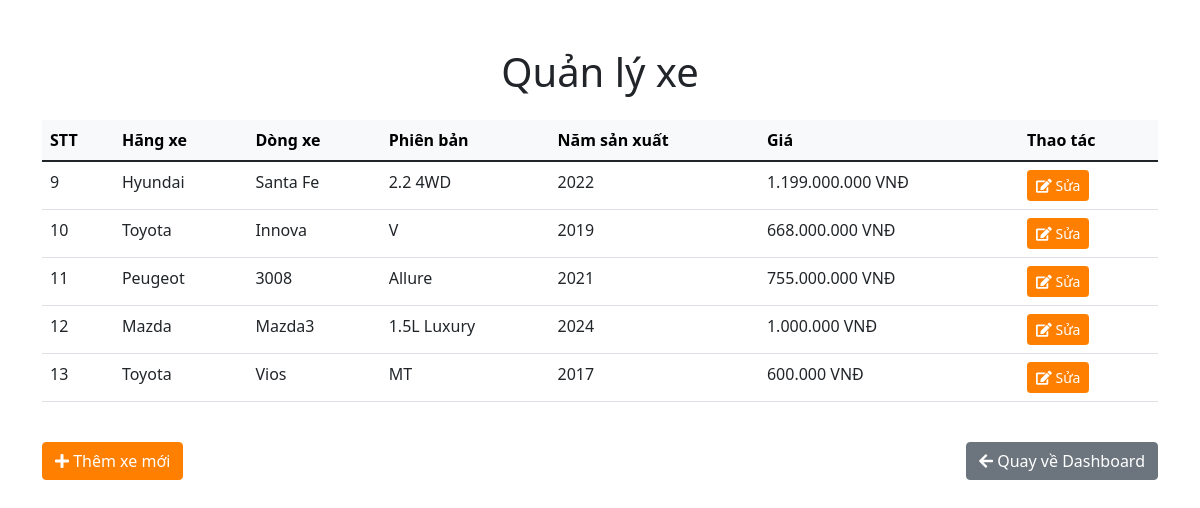
Page /manage_cars.php (signed in) on the earlier database version.
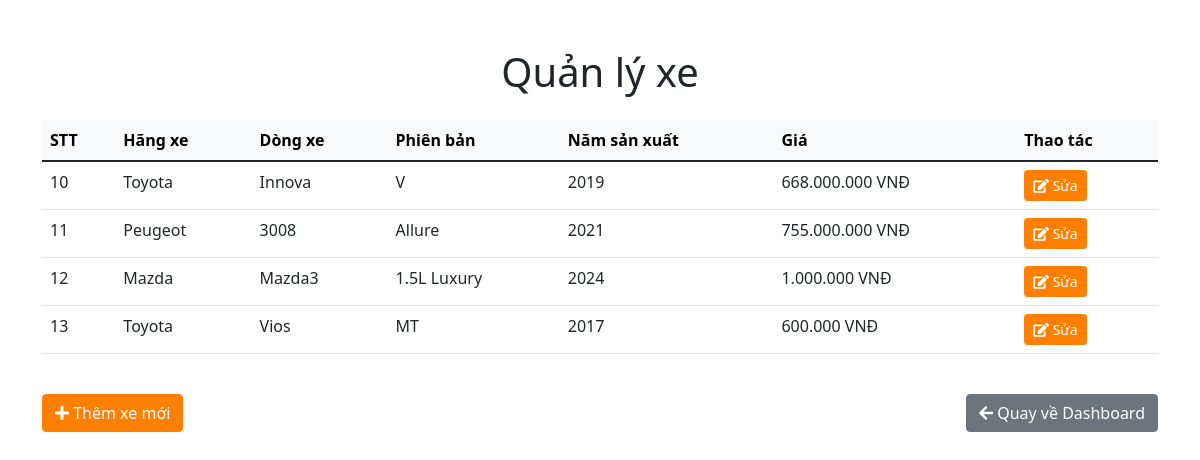
Same page on the later database version.
### tables this page shows
CREATE TABLE `xe` (
  `id` int(11) NOT NULL,
  `phien_ban` varchar(100) DEFAULT NULL,
  `nam_san_xuat` year(4) NOT NULL,
  `kieu_dang` varchar(50) DEFAULT NULL,
  `xuat_xu` varchar(50) DEFAULT NULL,
  `so_ghe_ngoi` int(11) DEFAULT NULL,
  `odo` int(11) DEFAULT NULL,
  `nhien_lieu` varchar(20) DEFAULT NULL,
  `hop_so` varchar(20) DEFAULT NULL,
  `gia` decimal(12,2) DEFAULT NULL,
  `mo_ta` text DEFAULT NULL,
  `ngay_dang` datetime DEFAULT current_timestamp(),
  `hang_xe_id` int(11) NOT NULL,
  `dong_xe_id` int(11) NOT NULL,
  `thue_xe` tinyint(1) DEFAULT 0,
  `bien_so` varchar(50) DEFAULT NULL
);

CREATE TABLE `hang_xe` (
  `id` int(11) NOT NULL,
  `ten_hang_xe` varchar(50) NOT NULL
);

CREATE TABLE `dong_xe` (
  `id` int(11) NOT NULL,
  `ten_dong_xe` varchar(50) NOT NULL,
  `hang_xe_id` int(11) NOT NULL
);

### manage_cars.php (the view, shortened to what this page needs)
<?php
require_once 'config.php';
$sql = "SELECT xe.*, hang_xe.ten_hang_xe, dong_xe.ten_dong_xe
        FROM xe
        JOIN hang_xe ON xe.hang_xe_id = hang_xe.id
        JOIN dong_xe ON xe.dong_xe_id = dong_xe.id";
$result = $conn->query($sql);
?>
<!DOCTYPE html>
<html lang="vi">
<head>
    <link href="https://cdn.jsdelivr.net/npm/bootstrap@5.1.3/dist/css/bootstrap.min.css" rel="stylesheet">
    <link rel="stylesheet" href="https://cdnjs.cloudflare.com/ajax/libs/font-awesome/5.15.3/css/all.min.css">
</head>
<body>
    <div class="container mt-5">
        <h1 class="text-center mb-4">Quản lý xe</h1>
        <div class="table-responsive">
            <table class="table table-hover">
                <thead class="table-light">
                    <tr>
                        <th>STT</th>
                        <th>Hãng xe</th>
                        <th>Dòng xe</th>
                        <th>Phiên bản</th>
                        <th>Năm sản xuất</th>
                        <th>Giá</th>
                        <th>Thao tác</th>
                    </tr>
                </thead>
                <tbody>
                    <?php
                    if ($result->num_rows > 0) {
                        while ($row = $result->fetch_assoc()) {
                            ?>
                            <tr>
                                <td><?= $row['id'] ?></td>
                                <td><?= $row['ten_hang_xe'] ?></td>
                                <td><?= $row['ten_dong_xe'] ?></td>
                                <td><?= $row['phien_ban'] ?></td>
                                <td><?= $row['nam_san_xuat'] ?></td>
                                <td><?= number_format($row['gia'], 0, ',', '.') ?> VNĐ</td>
                                <td>
                                    <a href="edit_car.php?id=<?= $row['id'] ?>" class="btn btn-primary btn-sm">
                                        <i class="fas fa-edit"></i> Sửa
                                    </a>
                                </td>
                            </tr>
                            <?php
                        }
                    } else {
                        ?>
                        <tr>
                            <td colspan="7" class="text-center">Không có dữ liệu</td>
                        </tr>
                        <?php
                    }
                    ?>
                </tbody>
            </table>
        </div>
        <div class="d-flex justify-content-between mt-4">
            <a href="formthemxe.php" class="btn btn-primary">
                <i class="fas fa-plus"></i> Thêm xe mới
            </a>
            <a href="admin_dashboard.php" class="btn btn-secondary">
                <i class="fas fa-arrow-left"></i> Quay về Dashboard
            </a>
        </div>
    </div>
</body>
</html>

### manage_cars.php (style rules this page uses)
:root { --primary-color: #ff7f00; --secondary-color: #f44336; }
.btn-primary { background-color: var(--primary-color); border-color: var(--primary-color); }

Differences in the rows shown:
removed xe: id "9", hang_xe.ten_hang_xe "Hyundai", dong_xe.ten_dong_xe "Santa Fe", phien_ban "2.2 4WD", nam_san_xuat "2022", gia "1.199.000.000"
